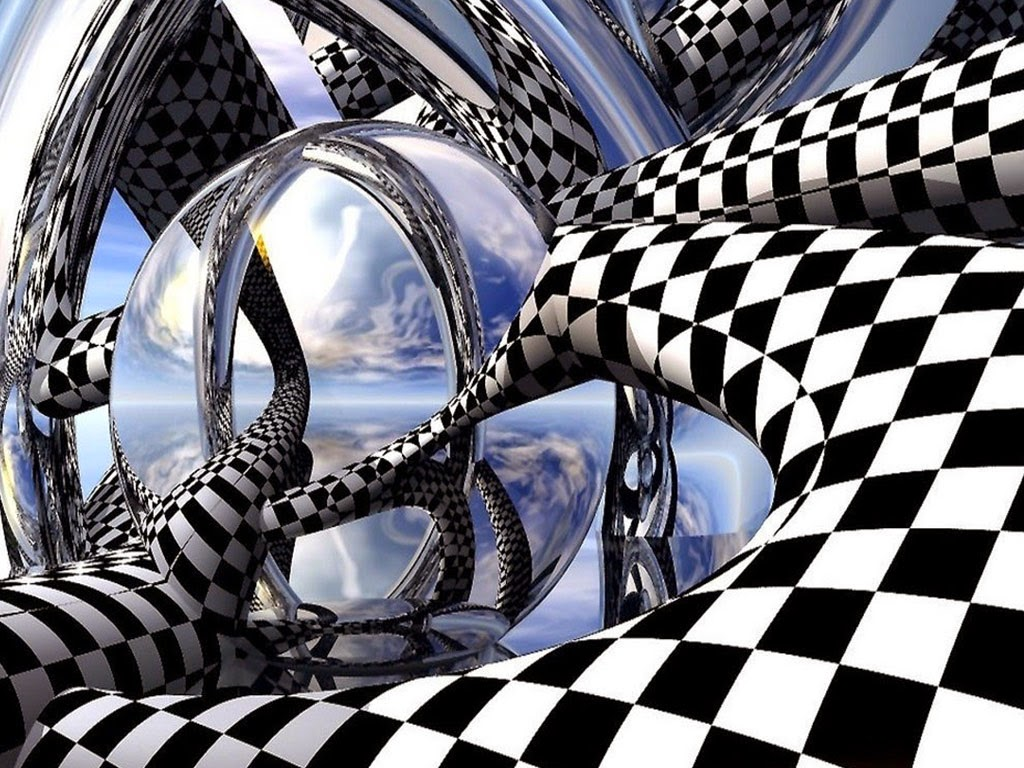
%> input picture Game1/Assets/images/Level-4/L4_q4/img.jpg, 1024 x 768 px
$ octave gridding.m   (GNU Octave 9; MATLAB toolbox functions it lacks are replaced by stand-ins)
%> lines starting %> are read from the running program, lines starting %| are printed output that depends on the picture; in (x1, y1, x2, y2) boxes, pixels count from 0 and x2, y2 are one past the last pixel; in counts of white or black regions, pixels touching at a corner belong together; the program's own positions count from 1
img = imread('img.jpg');  %# Load a sample 3-D RGB image
%> img is the input picture: size 768x1024x3 uint8; mean R, G, B 110.8, 111.1, 119

% [5 lines of commented-out code are left out]
w = 100;

x = 400;
y = 400;
a = img(x:x+w,y:y+w,:);
imwrite(a,'p1.jpg');
img(x:x+w,y:y+w,:) = 255;
%> img: size 768x1024x3 uint8; 1.3% of pixels changed, all inside (x1, y1, x2, y2) = (399, 399, 500, 500)

x = 300;
y = 20;
a = img(x:x+w,y:y+w,:);
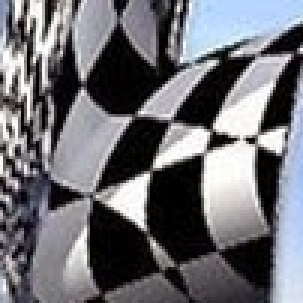
%> a: size 101x101x3 uint8 (shown 3 times larger); mean R, G, B 110.2, 110.4, 115.8
imwrite(a,'p2.jpg');
img(x:x+w,y:y+w,:) = 255;
%> img: size 768x1024x3 uint8; mean R, G, B 115.1, 115.4, 123.1

x = 550;
y = 150;
a = img(x:x+w,y:y+w,:);
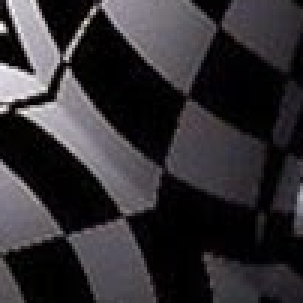
%> a: size 101x101x3 uint8 (shown 3 times larger); mean R, G, B 50.2, 47.3, 50.9
imwrite(a,'p3.jpg');
img(x:x+w,y:y+w,:) = 255;
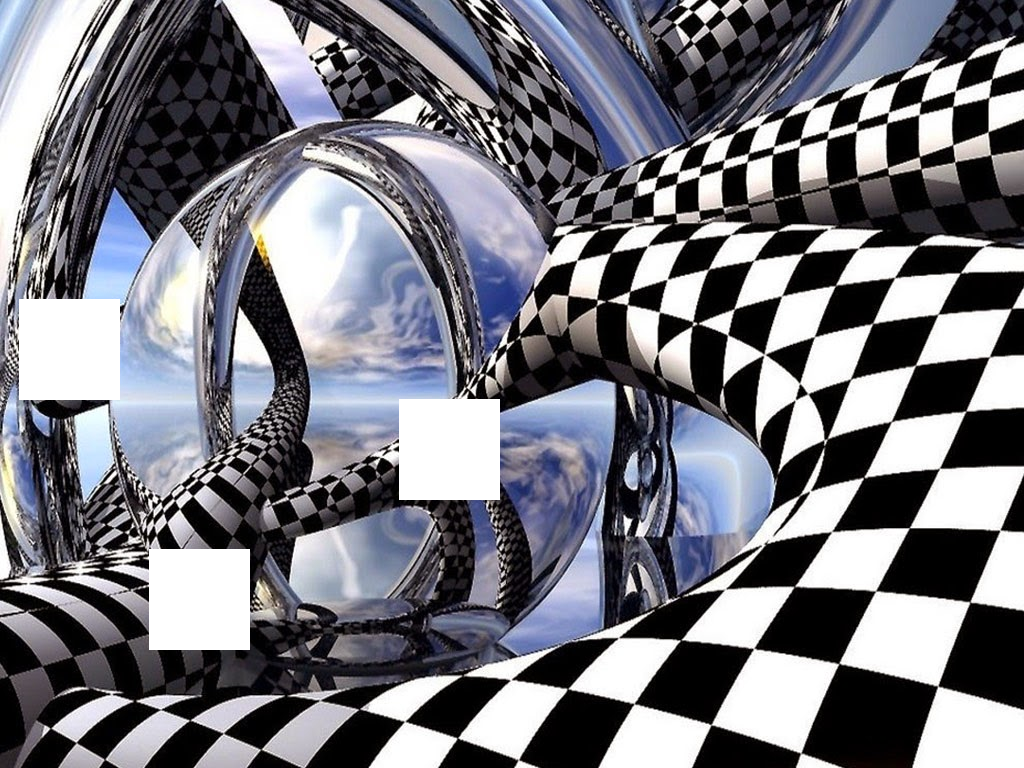
%> img: size 768x1024x3 uint8; mean R, G, B 117.8, 118.1, 125.7

x = 30;
y = 650;
a = img(x:x+w,y:y+w,:);
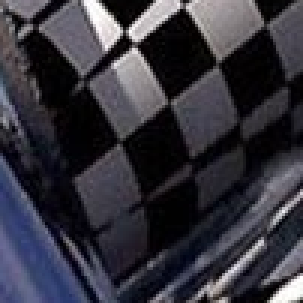
%> a: size 101x101x3 uint8 (shown 3 times larger); mean R, G, B 53.5, 52.4, 61.5
imwrite(a,'p4.jpg');
img(x:x+w,y:y+w,:) = 255;
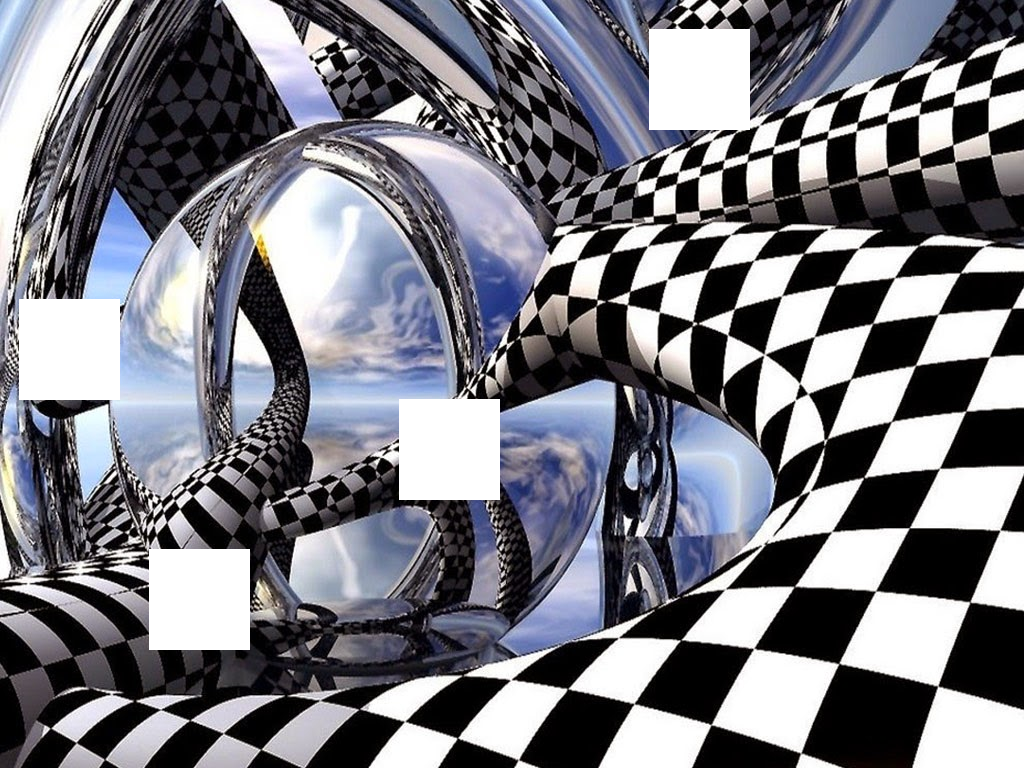
%> img: size 768x1024x3 uint8; 1.3% of pixels changed, all inside (x1, y1, x2, y2) = (649, 29, 750, 130)

x = 50;
y = 300;
a = img(x:x+w,y:y+w,:);
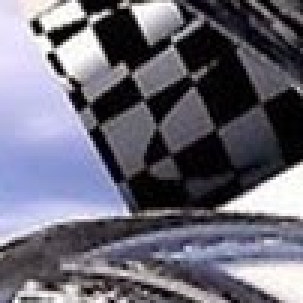
%> a: size 101x101x3 uint8 (shown 3 times larger); mean R, G, B 106.4, 104.7, 117.9
imwrite(a,'p5.jpg');
img(x:x+w,y:y+w,:) = 255;
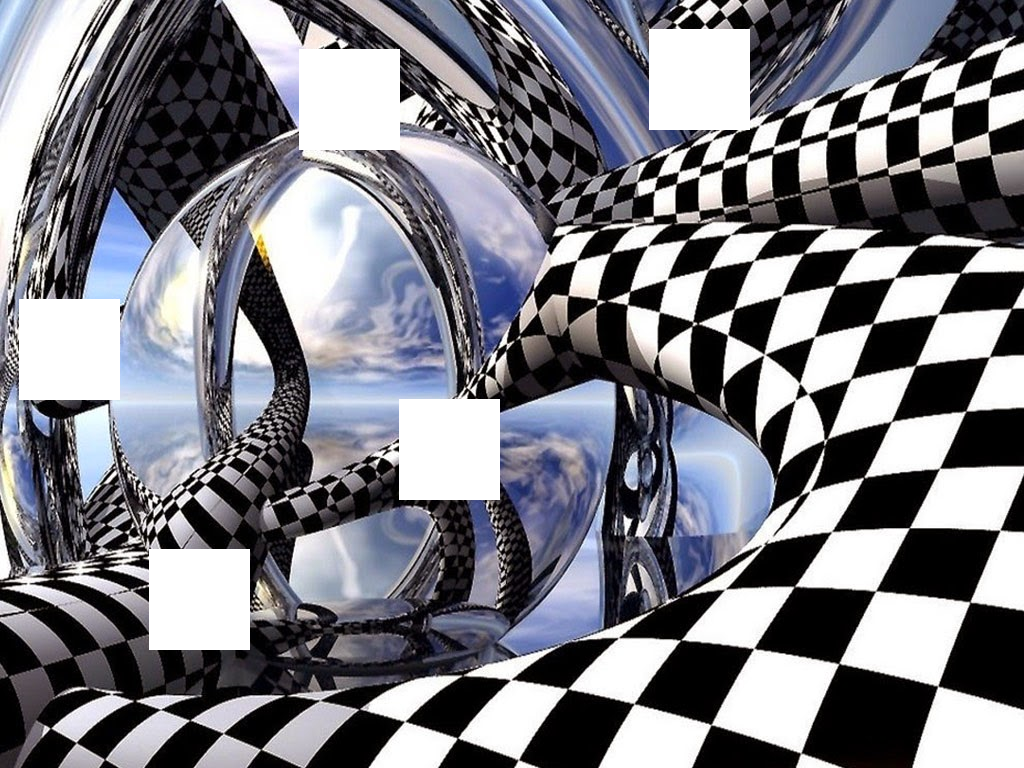
%> img: size 768x1024x3 uint8; 1.3% of pixels changed, all inside (x1, y1, x2, y2) = (299, 49, 400, 150)

imshow(img);

imwrite(img,'n.jpg');
